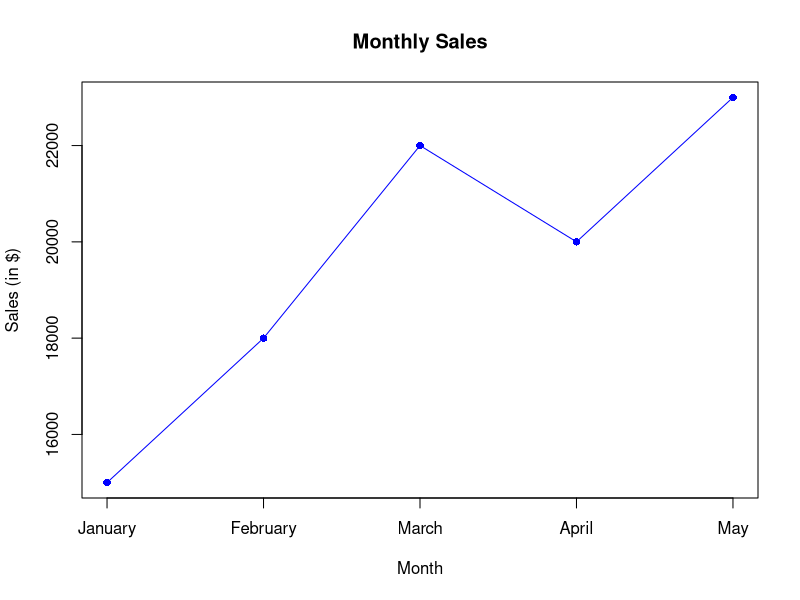

Reproduce this figure in R.
# Monthly Sales Dataset
month <- c("January", "February", "March", "April", "May")
sales <- c(15000, 18000, 22000, 20000, 23000)

# Line Chart
plot(sales,
     type = "o",
     xaxt = "n",
     col = "blue",
     pch = 16,
     xlab = "Month",
     ylab = "Sales (in $)",
     main = "Monthly Sales")

axis(1, at = 1:5, labels = month)
